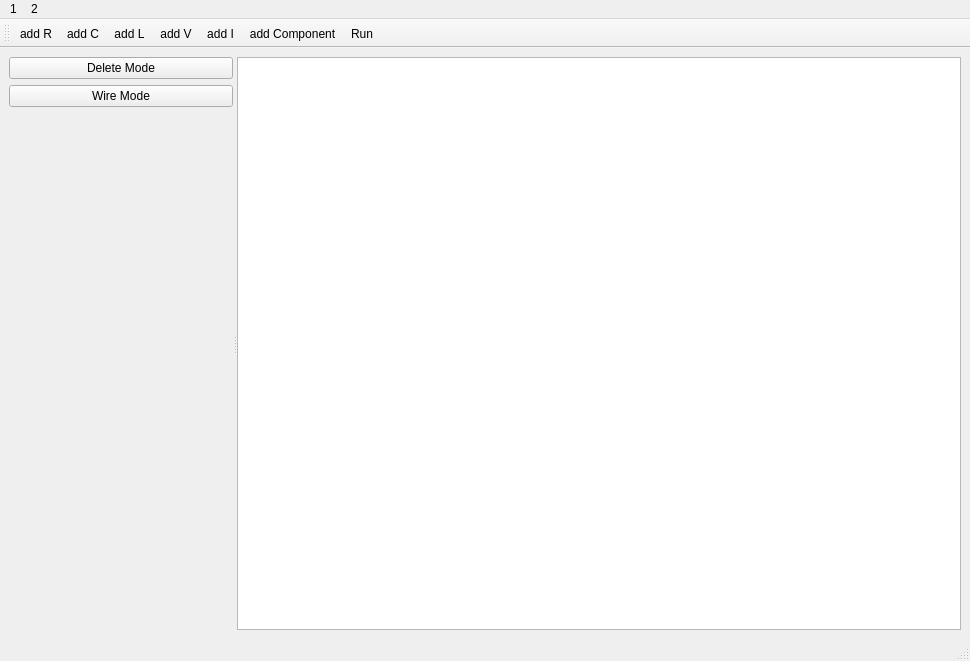
<?xml version="1.0" encoding="UTF-8"?>
<ui version="4.0">
 <class>MainWindow</class>
 <widget class="QMainWindow" name="MainWindow">
  <property name="geometry">
   <rect>
    <x>0</x>
    <y>0</y>
    <width>970</width>
    <height>661</height>
   </rect>
  </property>
  <widget class="QWidget" name="centralwidget">
   <layout class="QGridLayout" name="gridLayout">
    <item row="0" column="0">
     <widget class="QSplitter" name="splitter">
      <property name="orientation">
       <enum>Qt::Orientation::Horizontal</enum>
      </property>
      <widget class="QWidget" name="layoutWidget">
       <layout class="QVBoxLayout" name="verticalLayout">
        <item>
         <widget class="QPushButton" name="deleteModeButton">
          <property name="sizePolicy">
           <sizepolicy hsizetype="Preferred" vsizetype="Fixed">
            <horstretch>0</horstretch>
            <verstretch>0</verstretch>
           </sizepolicy>
          </property>
          <property name="text">
           <string>Delete Mode</string>
          </property>
          <property name="checkable">
           <bool>true</bool>
          </property>
         </widget>
        </item>
        <item>
         <widget class="QPushButton" name="wireModeButton">
          <property name="sizePolicy">
           <sizepolicy hsizetype="Preferred" vsizetype="Fixed">
            <horstretch>0</horstretch>
            <verstretch>0</verstretch>
           </sizepolicy>
          </property>
          <property name="text">
           <string>Wire Mode</string>
          </property>
          <property name="checkable">
           <bool>true</bool>
          </property>
         </widget>
        </item>
        <item>
         <spacer name="verticalSpacer">
          <property name="orientation">
           <enum>Qt::Orientation::Vertical</enum>
          </property>
          <property name="sizeType">
           <enum>QSizePolicy::Policy::Expanding</enum>
          </property>
          <property name="sizeHint" stdset="0">
           <size>
            <width>20</width>
            <height>40</height>
           </size>
          </property>
         </spacer>
        </item>
       </layout>
      </widget>
      <widget class="QGraphicsView" name="view">
       <property name="sizePolicy">
        <sizepolicy hsizetype="MinimumExpanding" vsizetype="MinimumExpanding">
         <horstretch>0</horstretch>
         <verstretch>0</verstretch>
        </sizepolicy>
       </property>
       <property name="minimumSize">
        <size>
         <width>724</width>
         <height>0</height>
        </size>
       </property>
      </widget>
     </widget>
    </item>
   </layout>
  </widget>
  <widget class="QStatusBar" name="statusbar"/>
  <widget class="QToolBar" name="mainToolBar">
   <attribute name="toolBarArea">
    <enum>TopToolBarArea</enum>
   </attribute>
   <attribute name="toolBarBreak">
    <bool>false</bool>
   </attribute>
   <addaction name="actionadd_R"/>
   <addaction name="actionadd_C"/>
   <addaction name="actionadd_L"/>
   <addaction name="actionadd_V"/>
   <addaction name="actionadd_I"/>
   <addaction name="actionadd_Component"/>
   <addaction name="actionRun"/>
  </widget>
  <widget class="QMenuBar" name="menubar">
   <property name="geometry">
    <rect>
     <x>0</x>
     <y>0</y>
     <width>970</width>
     <height>21</height>
    </rect>
   </property>
   <widget class="QMenu" name="menu1">
    <property name="geometry">
     <rect>
      <x>275</x>
      <y>128</y>
      <width>138</width>
      <height>192</height>
     </rect>
    </property>
    <property name="title">
     <string>1</string>
    </property>
    <addaction name="actionadd_R"/>
    <addaction name="actionadd_C"/>
    <addaction name="actionadd_L"/>
    <addaction name="actionadd_V"/>
    <addaction name="actionadd_I"/>
    <addaction name="actionadd_Component"/>
   </widget>
   <widget class="QMenu" name="menu2">
    <property name="geometry">
     <rect>
      <x>296</x>
      <y>128</y>
      <width>128</width>
      <height>72</height>
     </rect>
    </property>
    <property name="title">
     <string>2</string>
    </property>
    <addaction name="actionRun"/>
   </widget>
   <addaction name="menu1"/>
   <addaction name="menu2"/>
  </widget>
  <action name="actionadd_R">
   <property name="text">
    <string>add R</string>
   </property>
  </action>
  <action name="actionadd_C">
   <property name="text">
    <string>add C</string>
   </property>
  </action>
  <action name="actionadd_L">
   <property name="text">
    <string>add L</string>
   </property>
  </action>
  <action name="actionadd_V">
   <property name="text">
    <string>add V</string>
   </property>
  </action>
  <action name="actionadd_I">
   <property name="text">
    <string>add I</string>
   </property>
  </action>
  <action name="actionadd_Component">
   <property name="text">
    <string>add Component</string>
   </property>
  </action>
  <action name="actionRun">
   <property name="text">
    <string>Run</string>
   </property>
  </action>
 </widget>
 <resources/>
 <connections/>
</ui>
